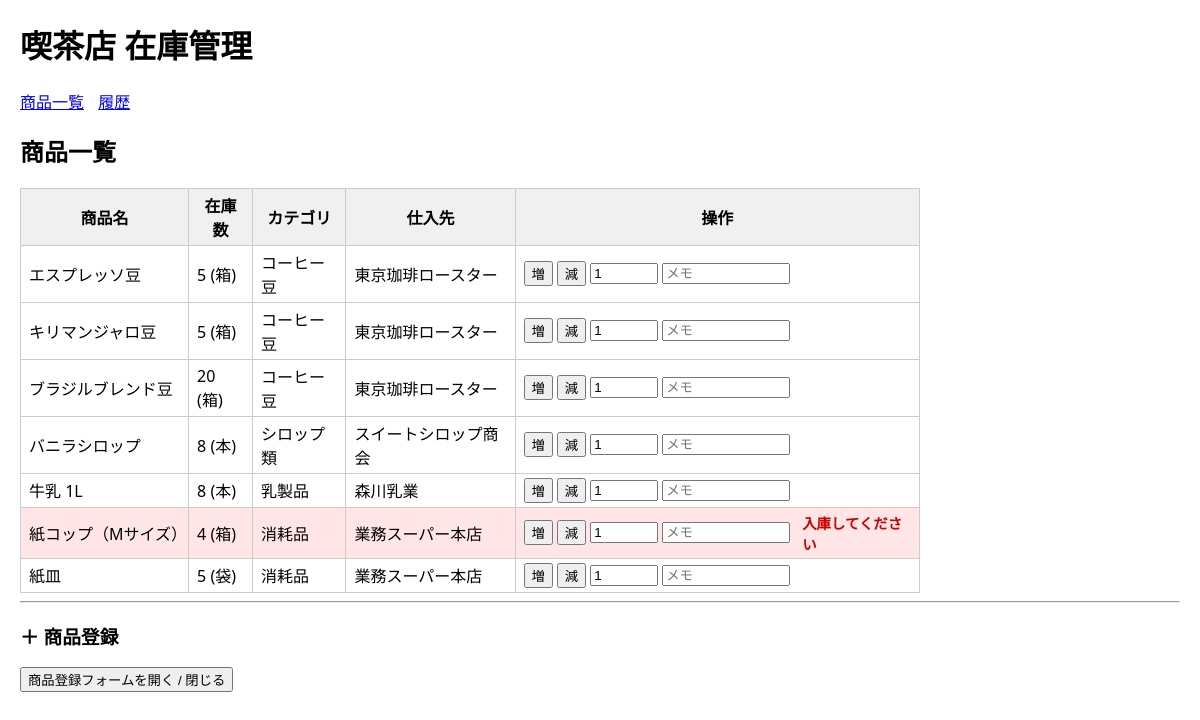
Before: / with the older database file.
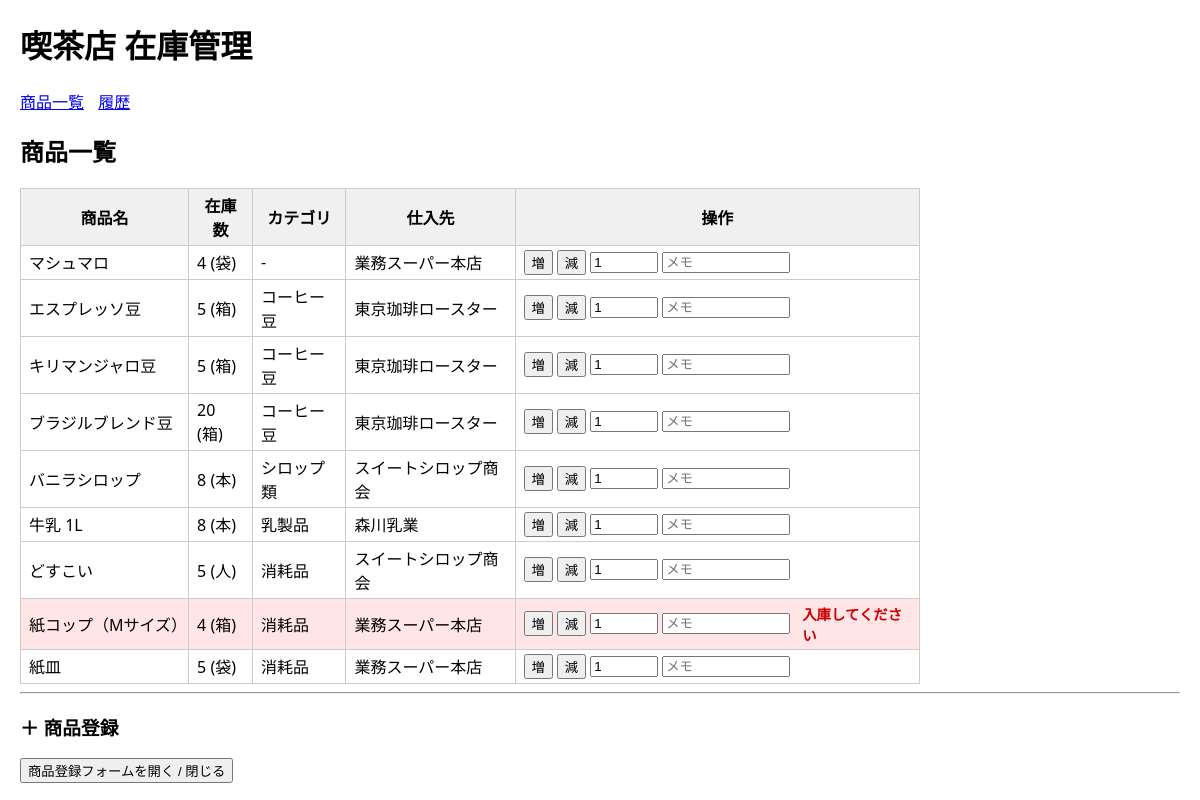
After: the same page with the newer database file.
### tables this page shows
CREATE TABLE ITEMS (
    id INTEGER PRIMARY KEY,
    name TEXT NOT NULL,
    unit TEXT NOT NULL,
    stock INTEGER NOT NULL DEFAULT 0,
    threshold INTEGER NOT NULL DEFAULT 0,
    is_active INTEGER NOT NULL DEFAULT 1,   -- 0 or 1
    category_id INTEGER,
    supplier_id INTEGER,
    created_at DATETIME DEFAULT CURRENT_TIMESTAMP,
    FOREIGN KEY (category_id) REFERENCES CATEGORIES(id),
    FOREIGN KEY (supplier_id) REFERENCES SUPPLIERS(id)
);

CREATE TABLE CATEGORIES (
    id INTEGER PRIMARY KEY,
    name TEXT NOT NULL,
    description TEXT,
    created_at DATETIME DEFAULT CURRENT_TIMESTAMP
);

CREATE TABLE SUPPLIERS (
    id INTEGER PRIMARY KEY,
    name TEXT NOT NULL,
    contact TEXT,
    email TEXT,
    created_at DATETIME DEFAULT CURRENT_TIMESTAMP
);

### app.py (the view)
@app.route("/")
def item_list():
    db = get_db()
    items = db.execute(
        """
        SELECT
            ITEMS.id,
            ITEMS.name,
            ITEMS.unit,
            ITEMS.stock,
            ITEMS.threshold,
            CATEGORIES.name AS category_name,
            SUPPLIERS.name AS supplier_name
        FROM ITEMS
        LEFT JOIN CATEGORIES ON ITEMS.category_id = CATEGORIES.id
        LEFT JOIN SUPPLIERS ON ITEMS.supplier_id = SUPPLIERS.id
        WHERE ITEMS.is_active = 1
        ORDER BY
            CATEGORIES.name ASC,   -- カテゴリ名で並べ替え
            ITEMS.name ASC         -- 同じカテゴリ内は商品名順
        """
    ).fetchall()
    categories = db.execute(
        "SELECT id, name FROM CATEGORIES ORDER BY name"
    ).fetchall()
    suppliers = db.execute(
        "SELECT id, name FROM SUPPLIERS ORDER BY name"
    ).fetchall()
    return render_template(
        "items.html",
        items=items,
        categories=categories,
        suppliers=suppliers
    )

### app.py (called while the page is built, shortened)
def get_db():
    if "db" not in g:
        conn = sqlite3.connect(DATABASE)
        conn.row_factory = sqlite3.Row  # 行を dict っぽく扱えるようにする
        conn.execute("PRAGMA foreign_keys = ON;")
        g.db = conn
    return g.db

@app.before_request
def load_logged_in_user():
    user_id = session.get("user_id")
    if user_id is None:
        g.user = None

### templates/items.html (shortened to what this page needs)
{% extends "base.html" %}
{% block content %}
  <h2>商品一覧</h2>
  {% if items %}
    <table>
      <thead>
        <tr>
          <th>商品名</th>
          <th>在庫数</th>
          <th>カテゴリ</th>
          <th>仕入先</th>
          <th>操作</th>
        </tr>
      </thead>
      <tbody>
        {% for item in items %}
          <tr class="{% if item.stock < item.threshold %}low-stock{% endif %}">
            <td>{{ item.name }}</td>
            <td>{{ item.stock }} ({{ item.unit }})</td>
            <td>{{ item.category_name or "-" }}</td>
            <td>{{ item.supplier_name or "-" }}</td>
            <td>
              <form method="post" action="{{ url_for('update_stock') }}" style="display:inline-flex; gap:4px; align-items:center;">
                <button type="submit" name="action" value="in">増</button>
                <button type="submit" name="action" value="out">減</button>
                <input type="number" name="quantity" value="1" min="1" style="width:60px;">
                <input type="text" name="memo" placeholder="メモ" style="width:120px;">
                {% if item.stock < item.threshold %}
                  <span class="alert-text">入庫してください</span>
                {% endif %}
              </form>
            </td>
          </tr>
        {% endfor %}
      </tbody>
    </table>
  {% else %}
    <p>登録されている商品はまだありません。</p>
  {% endif %}
  <hr>
  <h3>＋ 商品登録</h3>
  <button type="button" onclick="toggleForm()">商品登録フォームを開く / 閉じる</button>
{% endblock %}

Changed rows visible on the page:
added ITEMS: name "マシュマロ", stock "4", unit "袋", category_name "-", name "業務スーパー本店"
added ITEMS: name "どすこい", stock "5", unit "人", name "消耗品", name "スイートシロップ商会"
